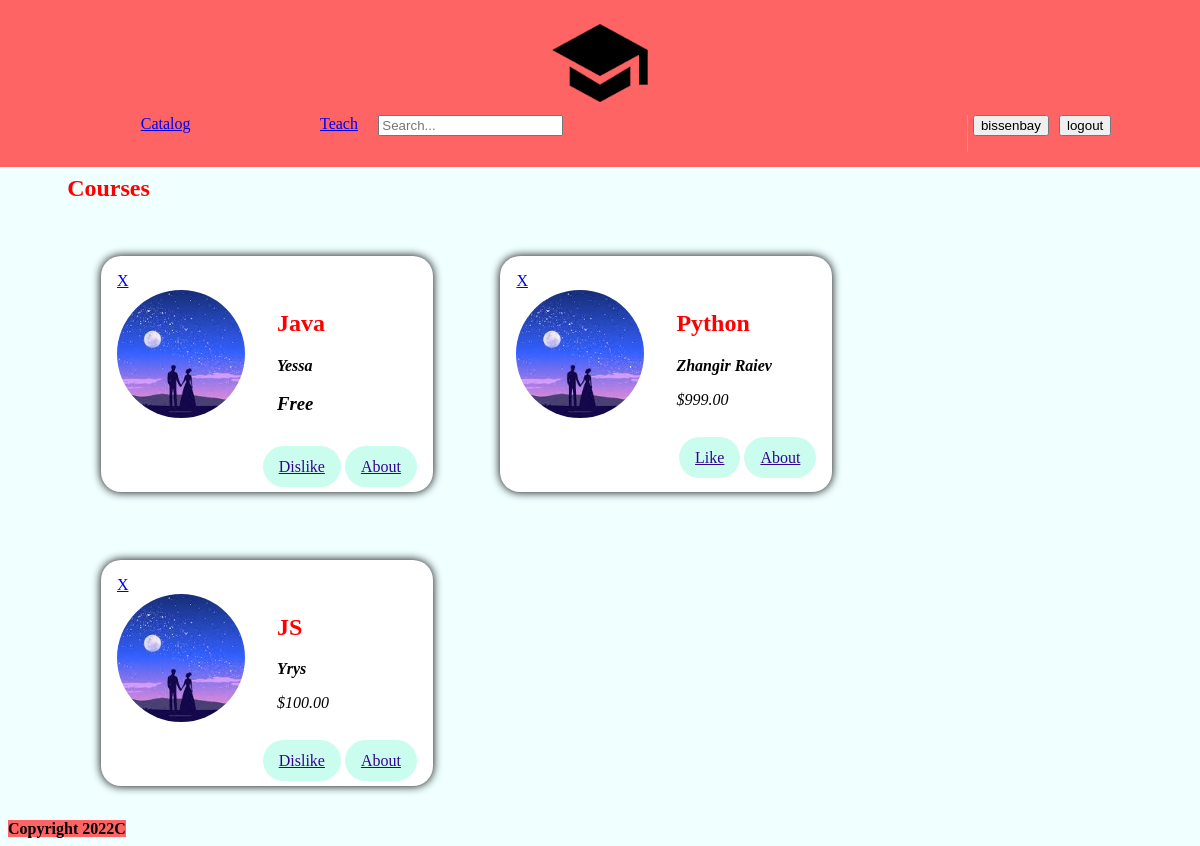
The app's page / (signed in) with its own data.
### main/models.py (models this page shows, shortened)
class Course(models.Model):
    coursename = models.CharField(max_length=256, null=False)
    teacher = models.CharField(max_length=32, null=False)
    price = models.DecimalField(max_digits=8, decimal_places=2)
    added = models.ManyToManyField(User, default=None)
    liked = models.BooleanField(False)

### main/views.py (the view)
# urls.py: path('' , views.course , name = 'course'),
def course(request):
    courses = Course.objects.all()
    return render(request , 'main/Card.html',{
        'courses':courses,
    })

### main/templates/main/Card.html
{% include 'main/header.html' %}
{% load static %}
{% block card %}
     <main>
        <section>
            <h2>Courses</h2>
            <ol>
                {% for course in courses %}
                    <li class="meetup-item">
                        <article>
                            {% if request.user.username == course.teacher or request.user.is_superuser %}
                            <a href="{% url 'delete'  courseid=course.id %}">X</a>
                        {% endif %}
                            <div class="meetup-summary">
                                <div class="meetup-image">
                                    <img src="{%static 'main/img.jpeg'%}" , alt="src">
                                </div>
                                <div class="meetup-details">
                                    <h2>{{ course.coursename }}</h2>
                                    <address>
                                        <strong>{{ course.teacher }}</strong>
                                            {% if  course.teacher  == 'Yerbol Baygaraev' %}
                                                <h1>PRICELESS</h1>
                                            {% elif  course.teacher  == 'Bissenbay Dauletbaev' %}
                                                <h1>PRICELESS</h1>
                                            {% elif course.price == 0 %}
                                                <h1>Free</h1>
                                            {% else %}
                                                <p>${{ course.price }}</p>
                                            {% endif %}
                                    </address>
                                </div>
                            </div>
                            <div class="meetup-actions">
                                {% if request.user in course.added.all %}
                                <a class="btn" href="{% url 'like' course.id %}">Dislike</a>
                                {% else %}
                                <a class="btn" href="{% url 'like' course.id %}" >Like</a>
                                {% endif %}
                                <a href="/{{course.pk}}" class="btn">
                                About
                                </a>
                            </div>
                        </article>
                    </li>
                {% endfor %}
            </ol>
        </section>
    </main>
{% endblock %}
{% include 'main/Footer.html' %}

### main/templates/main/header.html (shortened to what this page needs)
{% extends 'main/test.html' %} {% load static %} {% block header %}
<head>
</head>
<body>
    <nav class="nav" style="margin: -1%">
        <span>
        <a  href="/html/"><img class="logo" src=" {% static 'main/logo.png' %} "></a>
    <ol>
        <li><a href="/">Catalog</a></li>
        <li><a href="/teach/">Teach</a></li>
        <form action="{% url 'searching' %}" method="post">
        <li><input type="search" placeholder="Search..." name = 'name'></li>
        </form>
        {% if request.user.is_authenticated %}
            <li class="lgin"> <a id ='' href="/teach/account"><button>{{ request.user.username }}</button></a></li>
            <li class="reg"> <a href="{% url 'logout' %}"><button>logout</button> </a></li>
        {% else %}
            <li class="lgin"> <a href="/teach/login"><button>Log in</button></a></li>
            <li class="reg"> <a href="/teach/test"><button>Sign up</button> </a></li>
        {% endif %}
    </ol>
    </span>
    </nav>
</body>
{% endblock %}

### main/static/main/test.css (style rules this page uses)
body { background-color: azure; }
section { max-width: 100%; margin-left: 5%; }
h2 { color: red; }
ol { list-style: none; margin: 0; padding: 0; display: flex; flex-wrap: wrap; }
.meetup-item { margin: 3%; background-color: white; box-shadow: 0 0 10px black; padding: 1em; color: black; border-radius: 20px; min-width: 300px; }
.meetup-summary { display: flex; align-items: flex-start; }
.meetup-image { margin-right: 2rem; }
.meetup-image img { width: 8rem; height: 8rem; object-fit: cover; border-radius: 50%; }
.meetup-details address { font-style: italic; }
.meetup-actions { margin-top: 1.5rem; text-align: right; }
.meetup-actions .btn { background-color: #cbfdef; border-color: #cb82fb; color: #350490; padding: 0.75rem 1rem; border-radius: 100px; }
li { list-style-type: none; }

### main/static/main/header.css (style rules this page uses)
.logo { width: 104px; }
.nav { padding: 15px; text-align: center; display: block; background-color: #ff6464; }
.reg { margin-left: 10px; }
a { margin-top: 10px; }
li { margin-top: 0; margin-left: 11%; }
.lgin { margin-left: 5px; }

### records on screen
Course: shows "X", coursename "Java", teacher "Yessa", price "Free", shows "Dislike"
Course: shows "X", coursename "Python", teacher "Zhangir Raiev", price "999.00", shows "Like"
Course: shows "X", coursename "JS", teacher "Yrys", price "100.00", shows "Dislike"

### other values on screen
{{ request.user.username }} "bissenbay"
